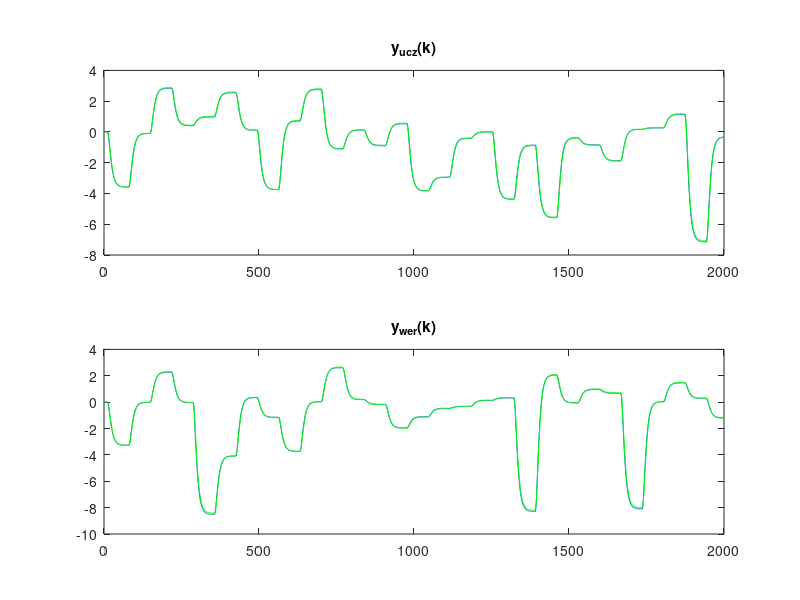
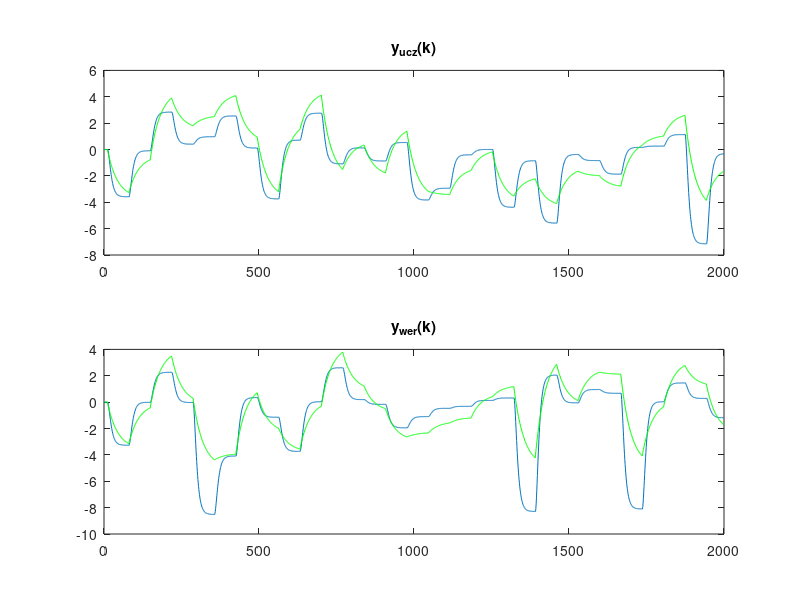
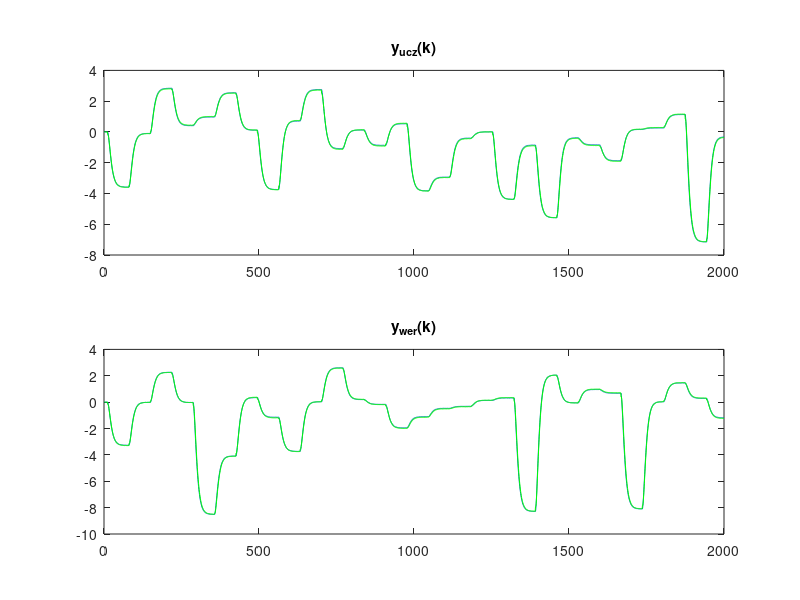
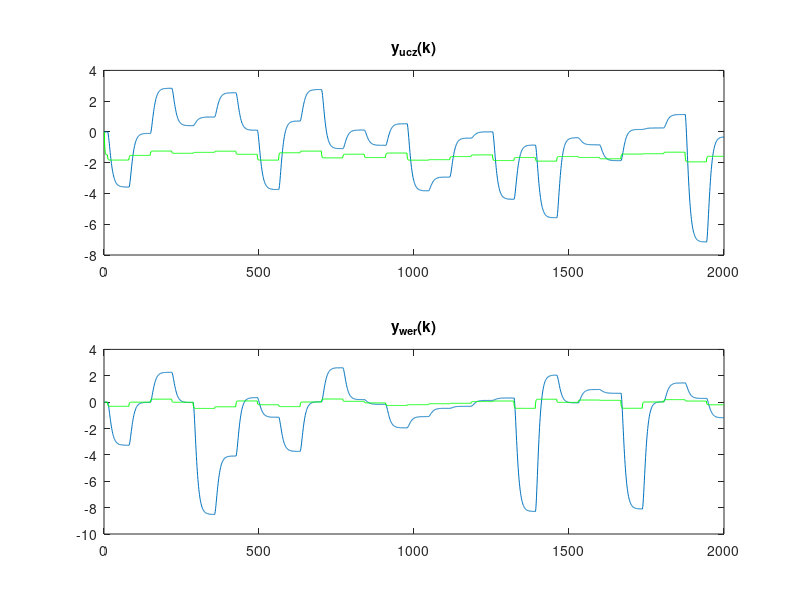

Write MATLAB code to recreate these figures, in order. (Note: this script raises an error after producing the figures.)
clear all;
%% inicjalizacja
x0=10;
y0=10;
width=1000;
height=800;
fid = fopen('bledy_dyn','w+'); 
%% import danych
ucz = importdata('danedynucz9.txt');
u_ucz = ucz(:,1);
y_ucz = ucz(:,2);
wer = importdata('danedynwer9.txt');
u_wer = wer(:,1);
y_wer = wer(:,2);
lenght=size(wer);
P = lenght(1); %liczba próbek
kk = 1:P;
% %% wykresy danych dynamicznych
% k = 1:P;
% h = figure;
% set(h,'units','points','position',[x0,y0,width,height]); 
% subplot(2,1,1)
% plot(k,u_ucz)
% title('u_{ucz}(k)');
% subplot(2,1,2);
% plot(k,y_ucz)
% title('y_{ucz}(k)');
% name =  'dane_dyn_ucz.png';
% saveas(h,name,'png');
% 
% h = figure;
% set(h,'units','points','position',[x0,y0,width,height]); 
% subplot(2,1,1)
% plot(k,u_wer)
% title('u_{wer}(k)');
% subplot(2,1,2);
% plot(k,y_wer)
% title('y_{wer}(k)');
% name =  'dane_dyn_wer.png';
% saveas(h,name,'png');
% 
% %% dynamiczne modele stopnia 1,2,3 z rekurencją i bez rekurancji 
% 
% k_pocz = 6; % chwila, od której rozpoczynamy identyfikacje
% 
% 
% for l=1:3
%     
%     ymod_ucz = zeros(P,1);
%     ymod_wer = zeros(P,1);
%     Y = y_ucz(k_pocz:P);
%     ymod_ucz(1:k_pocz) = y_ucz(1:k_pocz);
%     ymod_wer(1:k_pocz) = y_wer(1:k_pocz);
% 
%     % uczenie modelu
%     c=1; %kolumna
%     for i=1:l         
%            M(:,c)=u_ucz(k_pocz-i:P-i);
%            M(:,c+2)=y_ucz(k_pocz-i:P-i);
%            c=c+1;
%     end
%     w=M\Y;
% 
%     % sprawdzenie modelu
%     % bez rekurencji
%     c=1;
%     for  i=1:l        
%         mb_wer(:,c)= u_wer(k_pocz-i:P-i);
%         mb_wer(:,c+2)=y_wer(k_pocz-i:P-i);
%         c=c+1;
%     end
%     ymod_ucz(k_pocz:P)=M*w;
%     ymod_wer(k_pocz:P)=mb_wer*w;
%     
%     % wykresy danych i modelu
%     h = figure;
%     set(h,'units','points','position',[x0,y0,width,height]); 
%     subplot(2,1,1)
%     plot(kk,y_ucz)
%     hold on
%     plot(kk,ymod_ucz,'g')
%     title('y_{ucz}(k)');
%     subplot(2,1,2);
%     plot(kk,y_wer)
%     hold on
%     plot(kk,ymod_wer,'g')
%     title('y_{wer}(k)');
%     name =  ['dane_dyn_mod_brek_D_' num2str(l) '.png'];
%     saveas(h,name,'png');
% 
%     % bledy modelu
%     E_ucz = 0;
%     E_wer = 0;
%     for k=k_pocz:P
%        E_ucz = E_ucz + (ymod_ucz(k)-y_ucz(k))^2; 
%        E_wer = E_wer + (ymod_wer(k)-y_wer(k))^2;  
%     end
% 
%     fprintf(fid,'dane_ucz_brek_D=%d, %d \n',l,E_ucz);
%     fprintf(fid,'dane_wer_brek_D=%d, %d \n',l,E_wer);
% 
%     % z rekurencja
%     
%     ymod_ucz = zeros(P,1);
%     ymod_wer = zeros(P,1);
%     ymod_ucz(1:k_pocz) = y_ucz(1:k_pocz);
%     ymod_wer(1:k_pocz) = y_wer(1:k_pocz);
%     past_ucz = zeros(l,1);
%     past_wer = zeros(l,1);
%     m_wer = zeros(); 
%     
%     for k=l+1:P
%         c=1;
%         for i=1:l       
%             m_ucz(1,c)= u_ucz(k-i);
%             m_ucz(1,c+2)=past_ucz(i);
%             m_wer(1,c)= u_wer(k-i);
%             m_wer(1,c+2)=past_wer(i);
%             c=c+1;
%         end
%         ymod_ucz(k)=m_ucz*w;
%         ymod_wer(k)=m_wer*w;
%         past_ucz = [ymod_ucz(k);past_ucz((1:end-1))];
%         past_wer = [ymod_wer(k);past_wer((1:end-1))];
%     end
%     
%     % wykresy danych i modelu
%     h = figure;
%     set(h,'units','points','position',[x0,y0,width,height]); 
%     subplot(2,1,1)
%     plot(kk,y_ucz)
%     hold on
%     plot(kk,ymod_ucz,'g')
%     title('y_{ucz}(k)');
%     subplot(2,1,2);
%     plot(kk,y_wer)
%     hold on
%     plot(kk,ymod_wer,'g')
%     title('y_{wer}(k)');
%     name =  ['dane_dyn_mod_rek_D_' num2str(l) '.png'];
%     saveas(h,name,'png');
% 
%     % bledy modelu
%     E_ucz = 0;
%     E_wer = 0;
%     for k=k_pocz:P
%        E_ucz = E_ucz + (ymod_ucz(k)-y_ucz(k))^2; 
%        E_wer = E_wer + (ymod_wer(k)-y_wer(k))^2;  
%     end
% 
%     fprintf(fid,'dane_ucz_rek_D=%d, %d \n',l,E_ucz);
%     fprintf(fid,'dane_wer_rek_D=%d, %d \n',l,E_wer);
% 
% end


%% Modele o różnych stopniach wielomianu
k_pocz = 5; % chwila, od której rozpoczynamy identyfikacje

for s=1:3
    D = s; 
    for t=1:3
        N = t; 
        ymod_ucz = zeros(P,1);
        ymod_wer = zeros(P,1);
        Y = y_ucz(k_pocz:P);
        ymod_ucz(1:k_pocz) = y_ucz(1:k_pocz);
        ymod_wer(1:k_pocz) = y_wer(1:k_pocz);
        


        % uczenie modelu
        c=1; %kolumna
        for i=1:D         
            for j=1:N
                M(:,c)= u_ucz(k_pocz-i:P-i).^j;
                M(:,c+N*2)=y_ucz(k_pocz-i:P-i).^j;
                c=c+1;
            end
        end
        w=M\Y;

        % sprawdzenie modelu

        % bez rekurencji
        c=1;
        for  i=1:D        
            for j=1:N
                mb_wer(:,c)= u_wer(k_pocz-i:P-i).^j;
                mb_wer(:,c+N*2)=y_wer(k_pocz-i:P-i).^j;
                c=c+1;
            end
        end
        ymod_ucz(k_pocz:P)=M*w;
        ymod_wer(k_pocz:P)=mb_wer*w;
                
        h = figure;
        set(h,'units','points','position',[x0,y0,width,height]); 
        subplot(2,1,1)
        plot(kk,y_ucz)
        hold on
        plot(kk,ymod_ucz,'g')
        title('y_{ucz}(k)');
        subplot(2,1,2);
        plot(kk,y_wer)
        hold on
        plot(kk,ymod_wer,'g')
        title('y_{wer}(k)');
        name =  ['dane_dyn_mod_brek_D_' num2str(D) 'N_' num2str(N) '.png'];
        saveas(h,name,'png');
        
        E_ucz = 0;
        E_wer = 0;
        for k=k_pocz:P
            E_ucz = E_ucz + (ymod_ucz(k)-y_ucz(k))^2; 
            E_wer = E_wer + (ymod_wer(k)-y_wer(k))^2;  
        end

        fprintf(fid,'dane_ucz_brek_D=%d_N=%d, %d \n',D,N,E_ucz);
        fprintf(fid,'dane_wer_brek_D=%d_N=%d, %d \n',D,N,E_wer);

        % z rekurencja
        
        ymod_ucz = zeros(P,1);
        ymod_wer = zeros(P,1);
        past_ucz = zeros(D,1);
        past_wer = zeros(D,1);
        m_wer = zeros();
    
        past_ucz = zeros(D,1);
        past_wer = zeros(D,1);
        for k=D+1:P
        c=1;
        for i=1:D       
            for j=1:N
                m_ucz(1,c)= u_ucz(k-i)^j;
                m_ucz(1,c+N*2)=past_ucz(i)^j;
                m_wer(1,c)= u_wer(k-i)^j;
                m_wer(1,c+N*2)=past_wer(i)^j;
                c=c+1;
            end
        end
        ymod_ucz(k)=m_ucz*w;
        ymod_wer(k)=m_wer*w;
        past_ucz = [ymod_ucz(k);past_ucz((1:end-1))];
        past_wer = [ymod_wer(k);past_wer((1:end-1))];
        end
        
        h = figure;
        set(h,'units','points','position',[x0,y0,width,height]); 
        subplot(2,1,1)
        plot(kk,y_ucz)
        hold on
        plot(kk,ymod_ucz,'g')
        title('y_{ucz}(k)');
        subplot(2,1,2);
        plot(kk,y_wer)
        hold on
        plot(kk,ymod_wer,'g')
        title('y_{wer}(k)');
        name =  ['dane_dyn_mod_rek_D_' num2str(D) 'N_' num2str(N) '.png'];
        saveas(h,name,'png');
        
        E_ucz = 0;
        E_wer = 0;
        for k=k_pocz:P
            E_ucz = E_ucz + (ymod_ucz(k)-y_ucz(k))^2; 
            E_wer = E_wer + (ymod_wer(k)-y_wer(k))^2;  
        end
        
        w=0; 
        fprintf(fid,'dane_ucz_rek_D=%d_N=%d, %d \n',D,N,E_ucz);
        fprintf(fid,'dane_wer_rek_D=%d_N=%d, %d \n',D,N,E_wer);
    end
end


fclose(fid);
